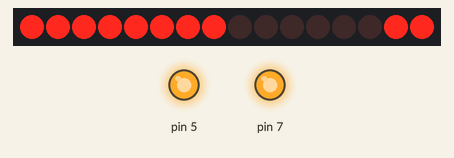
The sketch below on a simulated Arduino Uno, built with avr-gcc and run on an emulated ATmega328P. Shown: 16 shift-register outputs drawn as a row of LEDs (first output left, lit = HIGH), output pins drawn as LEDs (lit = HIGH). Wiring (inferred from the names in the program): 2 × shift register (74HC595): data pin 11; shift clock pin 12; latch pin 8. Wiring (inferred from the signals the program sends): row of LEDs: on Q0, Q1, Q2, Q3, Q4, Q5, Q6, Q7, Q8, Q9, Q10, Q11, Q12, Q13, Q14, Q15. Pins used as bus, display or sensor lines are not drawn.

Above: at 1.1 s.
At 5.1 s:
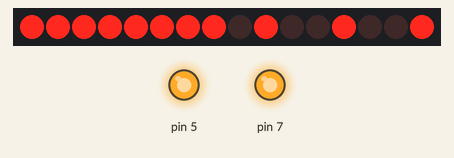
At 11.1 s:
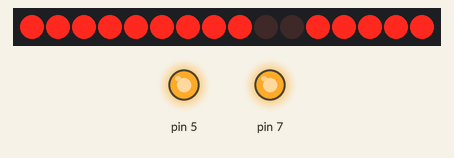
At 18.1 s:
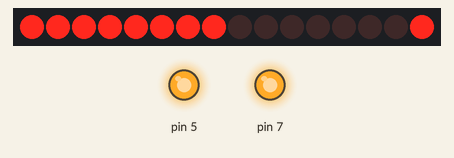
At 24.1 s:
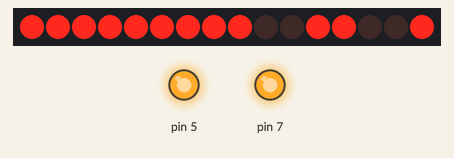
At 36.1 s:
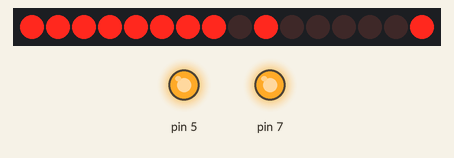
Timing chart, 0 to 38.5 s (numbered marks = the images above):
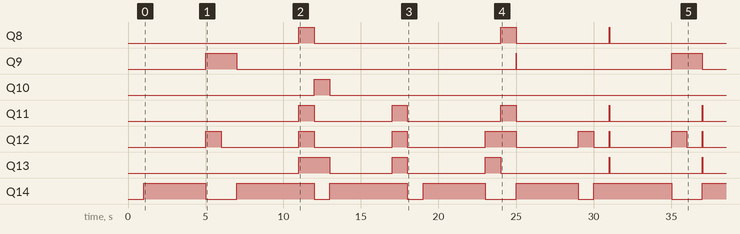

The sketch:

Horloge7Segments.ino
```cpp
//Pin connected to ST_CP of 74HC595
int latchPin = 8;
//Pin connected to SH_CP of 74HC595
int clockPin = 12;
////Pin connected to DS of 74HC595
int dataPin = 11;

unsigned char chu = 0; // unite du nombre
unsigned char chd = 0; // dizaine du nombre
unsigned char cou = 255; // code chiffre a affiché
unsigned char com = 0; // compteur
unsigned char t = 0;   // chiffre a traiter
int msn = 0;  // ms net renvoi les 3 chiffes des ms ex: 234ms pour 24234ms bruts
unsigned long msb = 0; // ms Bruts (totals ex 24234ms)
unsigned long ms = 0; // ms + décalage (qui est l'heure exacte)
unsigned long s = 0; // renvois la valeur brut des secondes ex: 600 pour 10 minutes
int sn = 0; // renvois la valeur net des secondes ex: pour 67 renvois 7
unsigned long m = 0; // renvois la valeur brut des minutes ex: 600 minutes pour 10 heures
int mn = 0; // renvois la valeur net des minutes ex: pour 67 renvois 7
unsigned long h = 0; // renvois la valeur brut des heures ex: 48 minutes pour 2 jours
int hn = 0; // renvois la valeur net des jours ex: pour 49 renvois 1
int j = 0; // renvois la valeurs des jours ne peut pas dépasser les 50 jours (limites arduino)
unsigned long decalage = 0;
int affdb = 0;
int afftpb = 0;
int affpb = 0;
int aff = 0;
byte z = 0;
unsigned int cl = 0;
int a = 0;
int bthp = 0;
int bthn = 0;
int btmp = 0;
int btmn = 0;


void setup() {
  pinMode( dataPin, OUTPUT );
  pinMode( clockPin, OUTPUT );
  pinMode( latchPin, OUTPUT );
  pinMode(5, OUTPUT );
  pinMode(7, OUTPUT );
  digitalWrite(5, HIGH);
  digitalWrite(7, HIGH);

  digitalWrite(latchPin, LOW);
  shiftOut(dataPin, clockPin, MSBFIRST, cou);
  shiftOut(dataPin, clockPin, MSBFIRST, a);
  digitalWrite(latchPin, HIGH);
  delay(1000);
}


void loop() {

  // Début comptage pour affichage
  if (z == 0) {
    affdb = millis();
    z = 1;
  }


  // Lire l'heure

  ms = millis() + decalage;
  msb = millis();
  s = ms / 1000;
  sn = s % 60;
  m = s / 60;
  mn = m % 60;
  h = m / 60;
  hn = h % 24;

  // Heure plus
  bthp = bthn;
  bthn = !digitalRead(5);

  if (bthn == 1 && bthp == 0) {
    decalage = decalage + 3600000;
    aff = 3;
    affdb = millis();
  }

  if (decalage > 172800000) {
    decalage = decalage - 86400000 ;
  }

  // Minutes plus

  btmp = btmn;
  btmn = !digitalRead(7);

  if (btmn == 1 && btmp == 0) {
    aff = 4;
    affdb = millis();
    decalage = decalage - sn;
    if (mn >= 59) {
      decalage = decalage - 3540000;
    } else {
      decalage = decalage + 60000;
    }
  }


  // Selection de l'affichage

  afftpb = millis() - affdb;

  if ( afftpb > 2000 ) {
    affdb = millis();
    aff = aff + 1;
    if ( aff > 2 ) {
      aff = 0;
    }
  }
  // Affichage des heures
  if (aff == 0) {
    com = hn;
  }
  // Affichage des minutes
  if (aff == 1) {
    com = mn;
  }
  // Affichage des secondes
  if (aff == 2) {
    com = sn;
  }

  // Affichage reglage des heures
  if (aff == 3) {
    com = hn;
  }

  // Affichage reglage des minutes
  if (aff == 4) {
    com = mn;
  }


  chu = com % 10;
  chd = com / 10;


  // affichage collone
  if (a >= 2) {
    a = 1;
  } else {
    a = a++;
  }

  if (a == 1) {
    t = chd;
  } else {
    t = chu;
  }


  //Convertion du nombre en code pour affichage

  if (t == 0) {
    cou = 63;
  }

  if (t == 1) {
    cou = 6;
  }

  if (t == 2) {
    cou = 91;
  }

  if (t == 3) {
    cou = 79;
  }

  if (t == 4) {
    cou = 102;
  }

  if (t == 5) {
    cou = 109;
  }

  if (t == 6) {
    cou = 125;
  }

  if (t == 7) {
    cou = 7;
  }

  if (t == 8) {
    cou = 127;
  }


  if (t == 9) {
    cou = 111;
  }

  // Clignotement du point indicateur de l'unité
  if (a == 2) {
    afftpb = millis() % 1000;

    if ( aff == 0) {
      cl = afftpb % 1000;
      if (cl < 500) {
        bitWrite(cou, 7, 1);
      }
    }

    if ( aff == 1) {
      cl = afftpb % 333;
      if (cl < 166) {
        bitWrite(cou, 7, 1);
      }
    }

    if ( aff == 2) {
      cl = afftpb % 166;
      if (cl < 83) {
        bitWrite(cou, 7, 1);
      }
    }
  }
  // envoi du code a l'affichage

  digitalWrite(latchPin, LOW);
  shiftOut(dataPin, clockPin, MSBFIRST, cou);
  shiftOut(dataPin, clockPin, MSBFIRST, a);
  digitalWrite(latchPin, HIGH);

}
```

Measured:
- by itself, Q8: goes HIGH 1.0 s, LOW 12.0 s, HIGH 1.0 s, LOW 6.0 s, HIGH 0.01 s, then LOW
- by itself, Q9: goes HIGH 2.0 s, LOW 18.0 s, HIGH 0.01 s, LOW 10.0 s, HIGH 2.0 s, then LOW
- by itself, Q10: LOW → HIGH at 12.0 s, → LOW 1.0 s later
- by itself, Q11: LOW → HIGH at 11.0 s, → LOW 1.0 s later, → HIGH 5.0 s later, → LOW 0.99 s later, … (10 changes in this stretch)
- by itself, Q12: LOW → HIGH at 5.0 s, → LOW 1.0 s later, → HIGH 5.0 s later, → LOW 1.0 s later, … (16 changes in this stretch)
- by itself, Q13: LOW → HIGH at 11.0 s, → LOW 2.0 s later, → HIGH 4.0 s later, → LOW 0.99 s later, … (10 changes in this stretch)
- by itself, Q14: LOW → HIGH at 1.0 s, → LOW 4.0 s later, → HIGH 2.0 s later, → LOW 5.0 s later, … (13 changes in this stretch)
